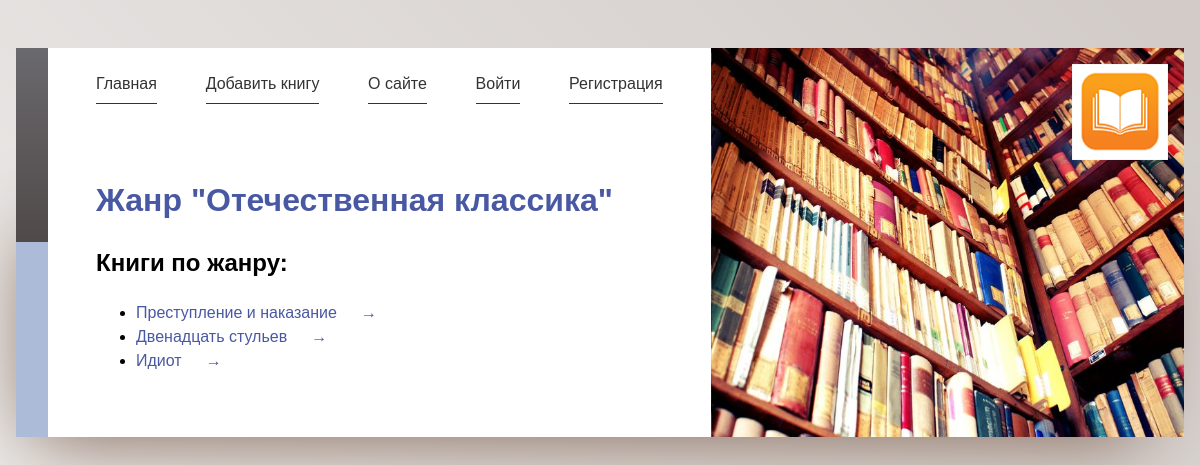
The app's page /genre/otechestvennaya-klassika/ with its own data.
### library/models.py (models this page shows, shortened)
class Genre(models.Model):
    name = models.CharField(max_length=100, verbose_name='Название')
    slug = models.SlugField(max_length=50, unique=True, db_index=True, verbose_name='URL')
    is_visible = models.BooleanField(default=True, verbose_name='Видимость')
    objects = models.Manager()
    visible = VisibleManager()
    class Meta:
        verbose_name = 'Жанр'
        verbose_name_plural = 'Жанры'
        ordering = ['name']

class Book(models.Model):
    name = models.CharField(max_length=100, verbose_name='Название')
    slug = models.SlugField(max_length=50, unique=True, db_index=True, verbose_name='URL')
    synopsis = models.TextField(blank=True, null=True, verbose_name='Описание')
    date_added = models.DateTimeField(auto_now_add=True, verbose_name='Дата добавления')
    date_updated = models.DateTimeField(auto_now=True, verbose_name='Дата изменения')
    is_visible = models.BooleanField(default=True, verbose_name='Видимость')
    genre = models.ForeignKey(Genre, on_delete=models.CASCADE, related_name='books', verbose_name='Жанр')
    author = models.ManyToManyField(Author, related_name='books', verbose_name='Автор')
    added_by = models.ForeignKey(get_user_model(), on_delete=models.SET_NULL, related_name='books',
                                 verbose_name='Добавил', null=True, default=None)
    objects = models.Manager()
    visible = VisibleManager()
    class Meta:
        verbose_name = 'Книга'
        verbose_name_plural = 'Книги'

### library/views.py (the view)
# urls.py: path('genre/<slug:genre_slug>/', views.ShowGenre.as_view(), name='genre'),
class ShowGenre(ListView):
    model = Book
    template_name = 'library/genre.html'
    context_object_name = 'books'
    paginate_by = 3
    def get_queryset(self):
        return Book.visible.filter(genre__slug=self.kwargs['genre_slug'])
    def get_context_data(self, **kwargs):
        context = super().get_context_data(**kwargs)
        if context['books']:
            genre = context['books'][0].genre
        else:
            genre = Genre.visible.get(slug=self.kwargs['genre_slug'])
        context['title'] = genre.name
        context['genre'] = genre
        return context

### library/context_processors.py (called while the page is built)
def get_menu(request):
    return {'mainmenu': menu}

### library/models.py (called while the page is built)
    def get_queryset(self):
        return super().get_queryset().filter(is_visible=True)

### library/templates/library/genre.html (shortened to what this page needs)
{% extends 'base.html' %}
{% block content %}
<h1><span>Жанр "{{ genre.name}}"</span></h1>
<h2>Книги по жанру:</h2>
<ul>
    {% for book in books %}
    <li><a href="{% url 'book' book.slug %}">{{ book.name }}</a></li>
    {% endfor %}
</ul>
{% endblock %}

### static/css/style.css (style rules this page uses)
:root { --var-padding: 1em; --highlight: hsl(230, 38%, 46%); --highlight-dark: hsl(230, 38%, 36%); --logo-width: 6em; --logo-offset: 1em; --main-column-width: 25em; }
* { box-sizing: border-box; }
*::before, *::after { border-box: inherit; }
main h1 { margin-top: 0; font-weight: normal; }
main h1 span { display: block; color: var(--highlight); font-weight: bolder; }
main a { color: var(--highlight); text-decoration: none; }
main a::after { margin-left: 1.5em; content: "→"; vertical-align: baseline; }
html { min-height: 100vh; font-family: sans-serif; line-height: 1.5; background: linear-gradient(45deg, #f1f0ef, #d1cac7); background-repeat: no-repeat; background-size: cover; }
body { margin: 0; }
@media (min-width: 37.5em) { :root { --var-padding: 3em; } }
@media (min-width: 37.5em) { body { margin: 1em; } }

### records on screen
Genre: name "Отечественная классика"
Book: name "Преступление и наказание"
Book: name "Двенадцать стульев"
Book: name "Идиот"

### other values on screen
{{ m.title }} "Главная" "Добавить книгу" "О сайте"
